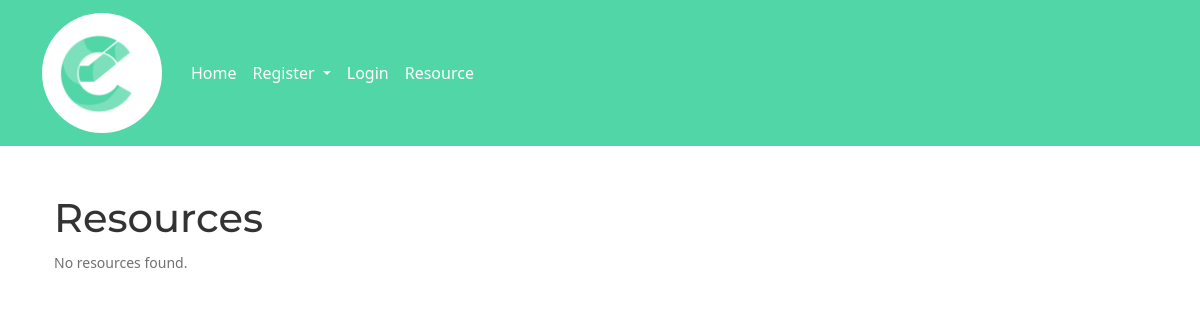
The app's page /resource/, older data.
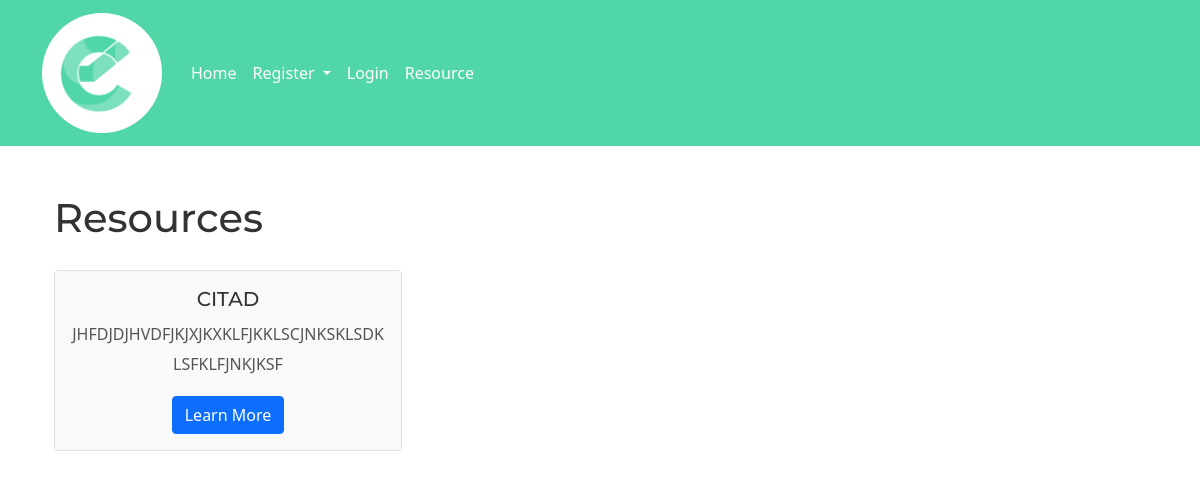
The same page, newer data.
### resource/models.py (models this page shows, shortened)
class Resource(models.Model):
    title = models.CharField(max_length=255)
    description = models.TextField()
    file = models.FileField(upload_to='resources/')
    timestamp = models.DateTimeField(auto_now_add=True)
    slug = models.SlugField(max_length=255, unique=True, blank=True)
    is_active = models.BooleanField(default=True)
    file = models.FileField(upload_to='resources/')

### resource/views.py (the view)
# urls.py: path('', views.ResourceListView.as_view(), name='resource_list'),
class ResourceListView(generic.ListView):
    model = Resource
    template_name = 'resources/resource_list.html'
    context_object_name = 'resources'
    paginate_by = 10
    queryset = Resource.objects.all().order_by('-timestamp')

### user_management/context_processors.py (called while the page is built)
def add_school_to_context(request):
    school_id = request.session.get('school_id')
    school = School.objects.get(id=school_id) if school_id else None
    return {'school': school}

### resource/templates/resources/resource_list.html (shortened to what this page needs)
{% extends 'base_generic.html' %}
{% block content %}
<div class="container mt-4">
    <h1>Resources</h1>
    <div class="row">
        {% for resource in resources %}
        <div class="col-md-4 mb-3">
            <div class="card">
                <div class="card-body">
                    <h5 class="card-title">{{ resource.title }}</h5>
                    <p class="card-text">{{ resource.description|truncatewords:20 }}</p>
                    <a href="{% url 'resource:resource_detail' resource.slug %}" class="btn btn-primary">Learn More</a>
                </div>
            </div>
        </div>
        {% empty %}
        <div class="col-12">
            <p>No resources found.</p>
        </div>
        {% endfor %}
    </div>
</div>
{% endblock %}

### templates/base_generic.html (shortened to what this page needs)
{% load static %}
<!DOCTYPE html>
<html lang="en">
<head>
    <link rel="stylesheet" href="{% static 'css/style.css' %}">
    <link rel="stylesheet" href="{% static 'css/custom.css' %}">
    <link rel="stylesheet" href="{% static 'website/style.css' %}">
    <link rel="stylesheet" href="{% static 'bootstrap/css/styles.css' %}">
    <link rel="stylesheet" href="https://cdnjs.cloudflare.com/ajax/libs/font-awesome/6.0.0-beta3/css/all.min.css">
    <link rel="stylesheet" href="https://unpkg.com/swiper@7.0.5/swiper-bundle.min.css">
    <link href="https://cdn.jsdelivr.net/npm/bootstrap@5.1.3/dist/css/bootstrap.min.css" rel="stylesheet">
</head>
<body>
      <nav class="navbar navbar-expand-lg navbar-custom position-sticky top-0">
      <div class="container">
        <a class="navbar-brand" href="#">
          <div class="logo-image">
              <img src="{% static 'bootstrap/media/iExam2.png' %}" alt="Logo">
          </div>
        </a>
        <div class="collapse navbar-collapse" id="navbarNav">
          <ul class="navbar-nav ml-auto">
            <li class="nav-item">
              <a class="nav-link" href='{% url "user_management:index" %}'>Home</a>
            </li>
            {% if request.user.is_authenticated %}
              <li class="nav-item">
                <a class="nav-link" href="{% url 'user_management:logout' %}">Logout</a>
              </li>
              <li class="nav-item">
                {% if request.user.role == "SA" %}
                  <a class="nav-link" href="{% url 'user_management:school-admin-dashboard' %}">Dashboard</a>
                {% elif request.user.role == "T" %}
                  <a class="nav-link" href="{% url 'user_management:teacher-dashboard' %}">Dashboard</a>
                {% elif request.user.role == "S" %}
                  <a class="nav-link" href="{% url 'user_management:student-dashboard' %}">Dashboard</a>
                {% elif request.user.role == "A" %}
                  <a class="nav-link" href="{% url 'user_management:admin-dashboard' %}">Dashboard</a>
                {% elif request.user.role == "IL" %}
                  <a class="nav-link" href="{% url 'user_management:independent_learner_dashboard' %}">Dashboard</a>
                {% endif %}
              </li>
            {% else %}
              <li class="nav-item dropdown">
                <a class="nav-link dropdown-toggle" href="#" id="navbarDropdown" role="button" data-bs-toggle="dropdown" aria-expanded="false">
                  Register
                </a>
              </li>
              <li class="nav-item">
                <a class="nav-link" href="{% url 'user_management:login' %}">Login</a>
              </li>
            {% endif %}
            <li class="nav-item">
              <a class="nav-link" href="{% url 'resource:resource_list' %}">Resource</a>
            </li>
          </ul>
        </div>
      </div>
    </nav>
    <main class="container mt-4 custom-container">
        {% block content %}{% endblock %}
    </main>
</body>
</html>

### static/css/style.css (style rules this page uses)
:root { --primaryColor: #9C07B6; --primaryDarkColor: #3D0048; --primaryHoverColor: #900AA8; --secondaryColor: #F9B000; --baseColor: #21243D; --baseFont: 'Heebo', sans-serif; --titleFont: 'Courier Prime', monospace; --regular: 400; --medium: 500; --bold: 700; --black: 900; --lightBg: #F1F1F1; }
html { scroll-behavior: smooth; }
body { font-family: var(--baseFont); color: var(--baseColor); line-height: normal; font-size: 16px; }
ul { margin: 0; padding: 0; list-style-type: none; }
img { max-width: 100%; }
a { color: inherit; transition: color 300ms ease; }
a, .btn { text-decoration: none; transition: all 300ms ease-in-out; }
body { font-family: var(--baseFont); color: var(--baseColor); line-height: normal; }
a { color: inherit; }
a, .btn { -webkit-transition: all 300ms ease-in-out 0s; -o-transition: all 300ms ease-in-out 0s; transition: all 300ms ease-in-out 0s; text-decoration: none; }
.btn { font-size: 20px; font-weight: var(--medium); padding: 8px 20px; border-radius: 2px; }

### static/css/custom.css (style rules this page uses)
.col-md-4 { padding: 20px; text-align: center; }
.col-md-4 p { font-size: 16px; color: #555; }
.container { max-width: 1200px; margin: 0 auto; padding: 0 20px; background-size: cover; }
body { font-family: Arial, sans-serif; }
.navbar-custom { background-color: #66716e; line-height: 60px; }
.navbar-custom .navbar-brand, .navbar-custom .nav-link { color: white; }
.card { border: none; border-radius: 0; }
.card .card-title { margin-bottom: 0.5rem; }
.card { border: none; border-radius: 0; margin-bottom: 20px; }
.card .card-body { background-color: #F8F9FA; }

### static/website/style.css (style rules this page uses)
* { margin: 0; padding: 0; }
body { font-family: "Montserrat", sans-serif; font-weight: 400; font-size: 14px; }
h1, h2, h3, h4, h5, h6 { font-family: "Montserrat", sans-serif; color: #333333; line-height: 1.4; font-weight: 600; }
a, a:active, a:focus, a:hover { color: #333333; text-decoration: none; -webkit-transition-duration: 500ms; -o-transition-duration: 500ms; transition-duration: 500ms; outline: none; }
li { list-style: none; }
p { line-height: 1.9; color: #707070; font-size: 14px; font-weight: 400; }
img { max-width: 100%; height: auto; }
ul { margin: 0; padding: 0; }
ul li { margin: 0; padding: 0; }

Row changes from the older to the newer data that the page shows:
added Resource: title "CITAD", description "JHFDJDJHVDFJKJXJKXKLFJKKLSCJNKSKLSDKLSFKLFJNKJKSF"
Text that changed along with them:
text no longer shown: "No resources found."
